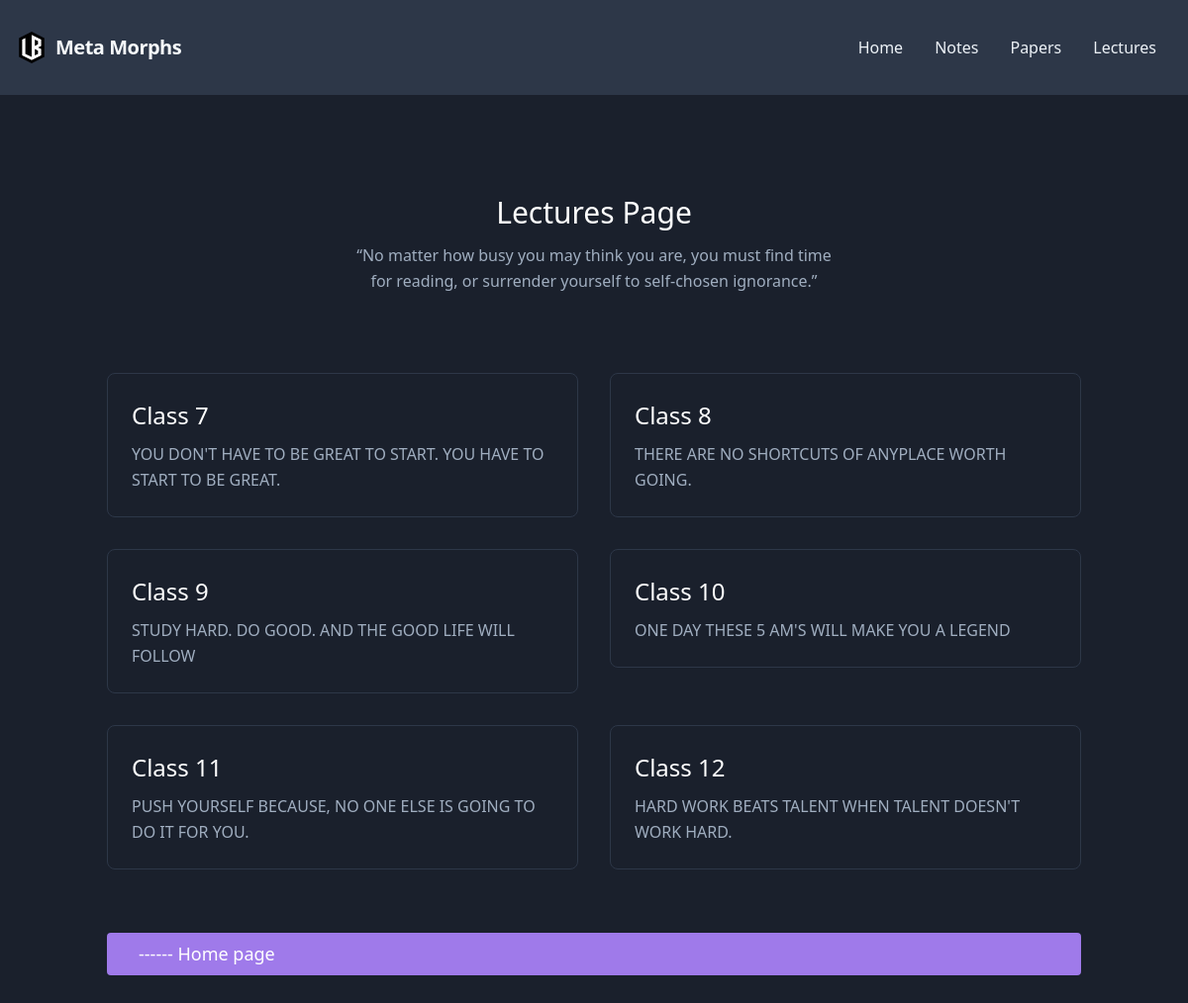
Page /lecture_page/ on the committed database.
### pervez/models.py (models this page shows)
class Cls(models.Model):
    img = models.CharField(max_length=200, null=True, blank=True)
    quote = models.TextField(null=True, blank=True)
    clss = models.IntegerField(null=True, blank=True)
    def __str__(self):
        return str(self.clss)

### pervez/views.py (the view)
# urls.py: path('lecture_page/', auth_views.lecture_page, name='lecture-page'),
def lecture_page(request):
    classes = Cls.objects.all()
    context = {
        'classes':classes,
    }
    return render(request, 'pervez/lectures_page.html', context)

### pervez/templates/pervez/lectures_page.html
{% include 'pervez/navbar.html' %}
<section class="text-gray-500 body-font bg-gray-900">
    <div class="container px-5 py-24 mx-auto">
      <div class="flex flex-wrap w-full mb-20 flex-col items-center text-center">
        <h1 class="sm:text-3xl text-2xl font-medium title-font mb-2 text-white">Lectures Page</h1>
        <p class="lg:w-1/2 w-full leading-relaxed text-base">“No matter how busy you may think you are, you must find time for reading, or surrender yourself to self-chosen ignorance.” </p>
      </div>
      <div class="flex flex-wrap -m-4">
        {% for class in classes %}
        <div class="xl:w-1/3 md:w-1/2 p-4">
          <div class="border border-gray-800 p-6 rounded-lg">
            <a href="{% url 'lec-sub' cls=class %}"><h1 class="text-2xl text-white font-medium title-font mb-2">Class {{ class }}</h1>
            <p class="leading-relaxed text-base">{{ class.quote }}</p></a>
          </div>
        </div>
        {% endfor %}
      </div>
      <a href="{% url 'home-page' %}" class="flex mx-auto mt-16 text-white text-center bg-purple-500 border-0 py-2 px-8 focus:outline-none hover:bg-purple-600 rounded text-lg"> ------ Home page </a>
    </div>
  </section>

### rows in the picture
Cls: clss "7", quote "YOU DON'T HAVE TO BE GREAT TO START. YOU HAVE TO START TO BE GREAT."
Cls: clss "8", quote "THERE ARE NO SHORTCUTS OF ANYPLACE WORTH GOING."
Cls: clss "9", quote "STUDY HARD. DO GOOD. AND THE GOOD LIFE WILL FOLLOW"
Cls: clss "10", quote "ONE DAY THESE 5 AM'S WILL MAKE YOU A LEGEND"
Cls: clss "11", quote "PUSH YOURSELF BECAUSE, NO ONE ELSE IS GOING TO DO IT FOR YOU."
Cls: clss "12", quote "HARD WORK BEATS TALENT WHEN TALENT DOESN'T WORK HARD."
